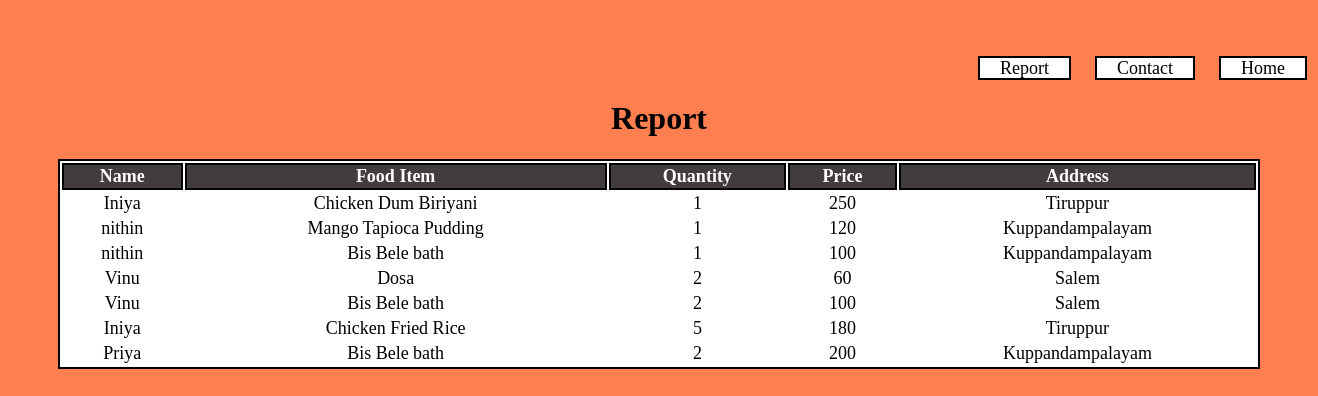
/oreport, run on an earlier commit of the app's database.
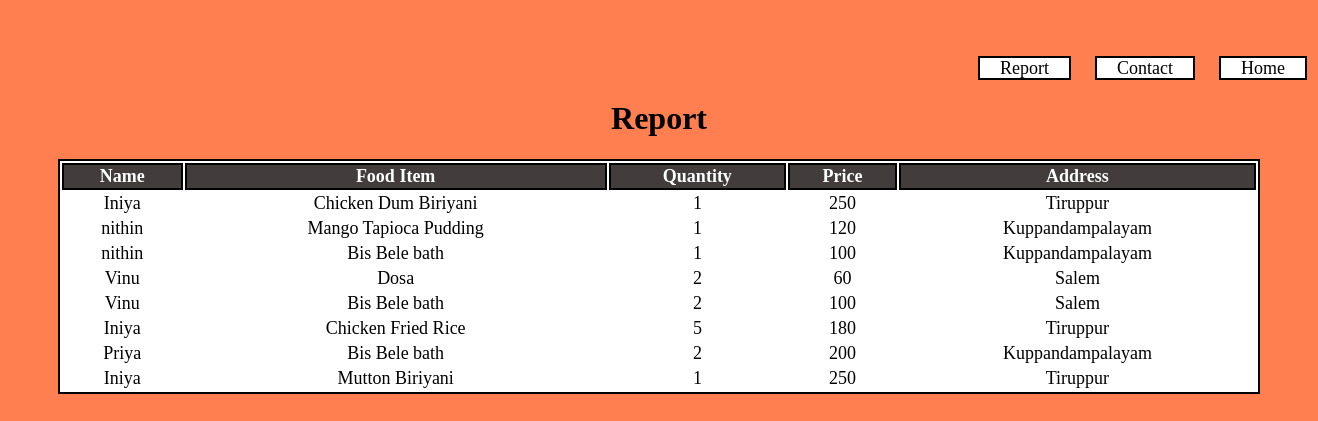
And on a later commit of the database.
### App/models.py (models this page shows)
class OrderNow(models.Model):
    fullname = models.CharField( max_length=50)
    fooditem = models.CharField( max_length=50)
    quantity = models.IntegerField()
    address = models.TextField()
    price = models.IntegerField()

### App/views.py (the view)
# urls.py: path('oreport',oreport,name="oreport")
def oreport(request):
    ord = OrderNow.objects.all()
    return render(request,'orderreport.html',{'ord':ord})

### templates/orderreport.html (shortened to what this page needs)
<!DOCTYPE html>
<html lang="en">
<head>
    {% load static %}
    <link rel="stylesheet" href="{% static 'css/style9.css' %}">
</head>
<body>
    <div class="report">
         <div class="nav">
            <nav>
                <a href="{% url 'report' %}">Report</a>
                <a href="{% url 'creports' %}">Contact</a>
                <a href="{% url 'homepage' %}">Home</a>
            </nav>
        </div>
        <div>
            <h1>Report</h1>
        </div>
        <table >
            <tr>
                <th>Name</th>
                <th>Food Item</th>
                <th>Quantity</th>
                <th>Price</th>
                <th>Address</th>
            </tr>
            {% for datas in ord %}
            <tr>
                <td>{{datas.fullname}}</td>
                <td>{{datas.fooditem}}</td>
                <td>{{datas.quantity}}</td>
                <td>{{datas.price}}</td>
                <td>{{datas.address}}</td>
            </tr>
            {% endfor %}
        </table>
    </div>
</body>
</html>

### static/css/style9.css (style rules this page uses)
.report { padding: 50px; }
body { background-color: coral; }
table { width: 100%; text-align: center; border: 2px solid black; font-size: large; background-color: white; }
th { background-color: rgb(66, 60, 60); color: white; border: 2px solid black; }
h1 { text-align: center; }
a { text-decoration: none; border: 2px solid black; margin-left: 20px; font-size: large; background-color: white; padding-left: 20px; padding-right: 20px; text-align: center; color: black; }
.nav { position: relative; width: 350px; left: 900px; }

What changed in the data, as far as the page shows it:
added OrderNow: fullname "Iniya", fooditem "Mutton Biriyani", quantity "1", price "250", address "Tiruppur"
